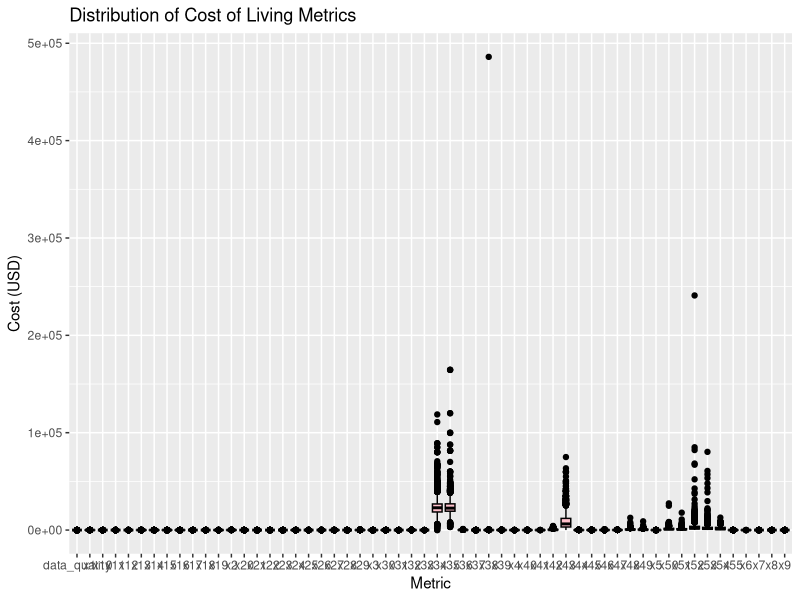

R code for this plot: (Note: this script raises an error after producing the figure.)
#Select the local working directory
#proj_directory <- "C:/Users/jadem/OneDrive/Desktop/BABD/Statistics/PersoProject/Statistics_Project/Data"
proj_directory <- "C:/Users/jadem/OneDrive/Desktop/BABD/Statistics/PersoProject/Statistics_Project/Data"
setwd(proj_directory)

#load packages
library(tidyverse)
library(dplyr)
library(ggplot2)

#Import data from local .csv
col_data <- read.csv("cost-of-living_v2.csv")

#EDA

#summary of what the dataset looks like
View(col_data)
str(col_data)
dim(col_data) # obs./row:4956  variables/columns:58
length(unique(col_data$country)) #215 distinct countries
summary(col_data)

#Index table explaining the meaning of each column label
index_table <- data.frame(
  column_name = c("city", "country", "x1", "x2", "x3", "x4", "x5", "x6", "x7", "x8", "x9", "x10", "x11", "x12", "x13", "x14", "x15", "x16", "x17", "x18", "x19", "x20", "x21", "x22", "x23", "x24", "x25", "x26", "x27", "x28", "x29", "x30", "x31", "x32", "x33", "x34", "x35", "x36", "x37", "x38", "x39", "x40", "x41", "x42", "x43", "x44", "x45", "x46", "x47", "x48", "x49", "x50", "x51", "x52", "x53", "x54", "x55", "data_quality"), 
  description = c("Name of the city","Name of the country","Meal, Inexpensive Restaurant (USD)","Meal for 2 People, Mid-range Restaurant, Three-course (USD)","McMeal at McDonalds (or Equivalent Combo Meal) (USD)","Domestic Beer (0.5 liter draught, in restaurants) (USD)","Imported Beer (0.33 liter bottle, in restaurants) (USD)","Cappuccino (regular, in restaurants) (USD)","Coke/Pepsi (0.33 liter bottle, in restaurants) (USD)","Water (0.33 liter bottle, in restaurants) (USD)","Milk (1 liter) (USD)","Loaf of Fresh White Bread (500g) (USD)","Rice (white), (1kg) (USD)","Eggs (regular) (12) (USD)","Local Cheese (1kg) (USD)","Chicken Fillets (1kg) (USD)","Beef Round (1kg) (or Equivalent Back Leg Red Meat) (USD)","Apples (1kg) (USD)","Banana (1kg) (USD)","Oranges (1kg) (USD)","Tomato (1kg) (USD)","Potato (1kg) (USD)","Onion (1kg) (USD)","Lettuce (1 head) (USD)","Water (1.5 liter bottle, at the market) (USD)","Bottle of Wine (Mid-Range, at the market) (USD)","Domestic Beer (0.5 liter bottle, at the market) (USD)","Imported Beer (0.33 liter bottle, at the market) (USD)","Cigarettes 20 Pack (Marlboro) (USD)","One-way Ticket (Local Transport) (USD)","Monthly Pass (Regular Price) (USD)","Taxi Start (Normal Tariff) (USD)","Taxi 1km (Normal Tariff) (USD)","Taxi 1hour Waiting (Normal Tariff) (USD)","Gasoline (1 liter) (USD)","Volkswagen Golf 1.4 90 KW Trendline (Or Equivalent New Car) (USD)","Toyota Corolla Sedan 1.6l 97kW Comfort (Or Equivalent New Car) (USD)","Basic (Electricity, Heating, Cooling, Water, Garbage) for 85m2 Apartment (USD)","1 min. of Prepaid Mobile Tariff Local (No Discounts or Plans) (USD)","Internet (60 Mbps or More, Unlimited Data, Cable/ADSL) (USD)","Fitness Club, Monthly Fee for 1 Adult (USD)","Tennis Court Rent (1 Hour on Weekend) (USD)","Cinema, International Release, 1 Seat (USD)","Preschool (or Kindergarten), Full Day, Private, Monthly for 1 Child (USD)","International Primary School, Yearly for 1 Child (USD)","1 Pair of Jeans (Levis 501 Or Similar) (USD)","1 Summer Dress in a Chain Store (Zara, H&M, …) (USD)","1 Pair of Nike Running Shoes (Mid-Range) (USD)","1 Pair of Men Leather Business Shoes (USD)","Apartment (1 bedroom) in City Centre (USD)","Apartment (1 bedroom) Outside of Centre (USD)","Apartment (3 bedrooms) in City Centre (USD)","Apartment (3 bedrooms) Outside of Centre (USD)","Price per Square Meter to Buy Apartment in City Centre (USD)","Price per Square Meter to Buy Apartment Outside of Centre (USD)","Average Monthly Net Salary (After Tax) (USD)","Mortgage Interest Rate in Percentages (%), Yearly, for 20 Years Fixed-Rate","0 if Numbeo considers that more contributors are needed to increase data quality, else 1"))

View(index_table)
subset(index_table, column_name=="x34") #Find one specific row given the column label, just replace "x34"

#Visualising the summary as boxplots -> Significant outliers for metrics x35, x38 and x52
library(tidyr)

col_data_long <- gather(col_data, key = "metric", value = "value", -city, -country)

ggplot(col_data_long, aes(x = metric, y = value)) +
  geom_boxplot(fill = "pink", color = "black") +
  labs(title = "Distribution of Cost of Living Metrics",
       x = "Metric", y = "Cost (USD)")

#check for missing values - Note: good quality data has no missing values
sum(is.na(col_data)) #45858 -> there are a lot of missing values to manage
AAA <- colSums(is.na(col_data)) #check by column 

#Do all variables miss the same amount of values? In %
tot <- nrow(col_data)
percent_AAA <- (AAA / tot) * 100
barplot(dec_percent_AAA)

#Imputation is discouraged for variables with +30% of data missing
  #x28 => 30% One-way Ticket (Local Transport)
  #x29 => 44% Monthly Pass (Transport) 
  #x40 => 48% Tennis Court Rent 
  #x43 => 33% International Primary School, Yearly for 1 Child
  #x51 => 30% Apartment (3 bedrooms) Outside of Centre 
  #x52 => 44% Price per Square Meter to Buy Apartment in City Centre
  #x53 => 46% Price per Square Meter to Buy Apartment Outside of Centre
#If removing the above values, variable x50 (29.8%) has no longer meaning
  
  #OPT 1: Dropping -  remove rows with any missing values
    col_data_dropna <- na.omit(col_data)
  
  #ANALYSIS
    sum(is.na(col_data_dropna)) #0 -> ideal
    dim(col_data_dropna) # obs./row:1278  variables/columns:58 -> lost over 3500 rows
    length(unique(col_data_dropna$country)) #150 distinct countries -> lost data for 65 countries
  
  #OPT 2: Dropping - rows with data_quality = 0
    col_data_drop0 <- subset(col_data, data_quality != 0)
  
  #ANALYSIS
    sum(is.na(col_data_drop0)) #270 -> significantly reduced number
    dim(col_data_drop0) # obs./row:923  variables/columns:58 -> lost over 4000 rows
    length(unique(col_data_drop0$country)) #146 distinct countries -> lost data for 69 countries
  
  #OPT 3: Imputation with Mean, Median or Mode -> Categorical columns do not have any missing values.
    col_imputed <- col_data #duplicating the data to avoid editing the og data.frame
    n_columns <- sapply(col_imputed, is.numeric) #select only numeric columns
    mean <- colMeans(col_imputed[, n_columns], na.rm = TRUE) #Numeric columns -> MEAN, MEDIAN cannot compute as the function doesn't work if there are missing values
    
    col_imputed[, n_columns] <- lapply(col_imputed[, n_columns], function(x) {
      is_na <- is.na(x)
      ifelse(is_na, ifelse(is.numeric(x), mean), x)
    })
      
  #ANALYSIS
    sum(is.na(col_imputed)) #0 -> perfect
    dim(col_imputed) # obs./row:4956  variables/columns:58 -> no rows lost
    summary(col_imputed) #compared to summary(col_data) -> distribution is heavily impacted as it now pulls towards itself. It also impacts relationships and correlations as the mean is not weighted. Aslo shoudl check it sensitivity against outliers.
    length(unique(col_imputed$country)) #215 distinct countries -> no lost countries
  
  #OPT 4: Imputation with Mean of data grouped by country
    library(magrittr) #so we can use the pipe operator %>%
    
    col_imputed_country <- col_data
    
    col_imputed_country <- col_imputed_country %>%
      group_by(country) %>%
      mutate(across(where(is.numeric), ~ifelse(is.na(.), mean(., na.rm = TRUE), .))) #Group by 'country' and calculate mean for each numeric column
    
  #ANALYSIS
    sum(is.na(col_imputed_country)) #698 -> we still have some missing values as some countries might only have 1 entry and there is no possibility to calculate the mean for those (e.g. Vatican City)
    dim(col_imputed_country) # obs./row:4956  variables/columns:58 -> no rows/columns lost
    summary(col_imputed_country) #compared to summary(col_imputed) -> 
    length(unique(col_imputed_country$country)) #215 distinct countries -> no lost countries
  
#Final Decision: Imputation with Mean of data grouped by country & Dropping missing values
library(magrittr) #so we can use the pipe operator %>%

col_imputed_country <- col_data
col_imputed_country <- col_imputed_country %>%
  group_by(country) %>%
  mutate(across(where(is.numeric), ~ifelse(is.na(.), mean(., na.rm = TRUE), .))) #Group by 'country' and calculate mean for each numeric column

col_imputed_na <- na.omit(col_imputed_country) #drop remaining missing values

data <- select(col_imputed_na, -x28, -x29, -x40, -x43, -x51, -x52, -x53) #Lastly remove from data the variables highlighted above as missing too many values for analysis.

View(data)
#ANALYSIS
sum(is.na(data)) #0
dim(data) # obs./row:4849  variables/columns:51 -> little rows/columns lost
summary(data) #compared to summary(col_imputed) -> distribution and relationships are impacted as it now pulls towards each country avg. 
length(unique(data$country)) #152 distinct countries -> 63 lost countries

#Visualising the summary of the imputed dataset as boxplots grouped by category
meal <- c("x1", "x2", "x3") #columns to visualise
meal1 <- data[, c("city", "country", meal)] #subset data to include only the specified columns
meal1_long <- gather(meal1, key = "metric", value = "value", -city, -country) #gather the subsetted data into key-value pairs

restaurants <- c("x4", "x5", "x6", "x7", "x8")
restaurants1 <- data[, c("city", "country", restaurants)]
restaurants1_long <- gather(restaurants1, key = "metric", value = "value", -city, -country)

markets <- c("x9", "x10", "x11", "x12", "x13", "x14", "x15", "x16", "x17", "x18", "x19", "x20", "x21", "x22", "x23", "x24", "x25", "x26", "x27")
markets1 <- data[, c("city", "country", markets)]
markets1_long <- gather(markets1, key = "metric", value = "value", -city, -country)

transportation <- c("x28", "x30", "x31", "x32", "x33")
transportation1 <- data[, c("city", "country", transportation)]
transportation1_long <- gather(transportation1, key = "metric", value = "value", -city, -country)

car <- c("x34", "x35")
car1 <- data[, c("city", "country", car)]
car1_long <- gather(car1, key = "metric", value = "value", -city, -country)

utilities <- c("x36", "x37", "x38")
utilities1 <- data[, c("city", "country", utilities)]
utilities1_long <- gather(utilities1, key = "metric", value = "value", -city, -country)

sports_and_leisure <- c("x39", "x41")
sports_and_leisure1 <- data[, c("city", "country", sports_and_leisure)]
sports_and_leisure1_long <- gather(sports_and_leisure1, key = "metric", value = "value", -city, -country)

childcare <- c("x42")
childcare1 <- data[, c("city", "country", childcare)]
childcare1_long <- gather(childcare1, key = "metric", value = "value", -city, -country)

clothing_and_shoes <- c("x44", "x45", "x46", "x47")
clothing_and_shoes1 <- data[, c("city", "country", clothing_and_shoes)]
clothing_and_shoes1_long <- gather(clothing_and_shoes1, key = "metric", value = "value", -city, -country)

rent_per_month <- c("x48", "x49", "x50", "x51")
rent_per_month1 <- data[, c("city", "country", rent_per_month)]
rent_per_month1_long <- gather(rent_per_month1, key = "metric", value = "value", -city, -country)

salaries_and_financing <- c("x54", "x55")
salaries_and_financing1 <- data[, c("city", "country", salaries_and_financing)]
salaries_and_financing1_long <- gather(salaries_and_financing1, key = "metric", value = "value", -city, -country)

#Plots
meal_plot <- ggplot(meal1_long, aes(x = metric, y = value)) +
  geom_boxplot(fill = "grey", color = "black") +
  labs(title = "Distribution of Restaurant Meals Metrics",
       x = "Metric", y = "Cost (USD)")

restaurant_plot <- ggplot(restaurants1_long, aes(x = metric, y = value)) +
  geom_boxplot(fill = "pink", color = "black") +
  labs(title = "Distribution of Restaurants Drinks Metrics",
       x = "Metric", y = "Cost (USD)")

market_plot <- ggplot(markets1_long, aes(x = metric, y = value)) +
  geom_boxplot(fill = "lightblue", color = "black") +
  labs(title = "Distribution of Markets Metrics",
       x = "Metric", y = "Cost (USD)")

transport_plot <- ggplot(transportation1_long, aes(x = metric, y = value)) +
  geom_boxplot(fill = "red", color = "black") +
  labs(title = "Distribution of Transportation Metrics",
       x = "Metric", y = "Cost (USD)")

car_plot <- ggplot(car1_long, aes(x = metric, y = value)) +
  geom_boxplot(fill = "white", color = "black") +
  labs(title = "Distribution of Car Metrics",
       x = "Metric", y = "Cost (USD)")

utilities_plot <- ggplot(utilities1_long, aes(x = metric, y = value)) + 
  geom_boxplot(fill = "orange", color = "black") +
  labs(title = "Distribution of Utilities Metrics",
       x = "Metric", y = "Cost (USD)")

sport_plot <- ggplot(sports_and_leisure1_long, aes(x = metric, y = value)) +
  geom_boxplot(fill = "lightgreen", color = "black") +
  labs(title = "Distribution of Sports And Leisure Metrics",
       x = "Metric", y = "Cost (USD)")

childcare_plot <- ggplot(childcare1_long, aes(x = metric, y = value)) +
  geom_boxplot(fill = "yellow", color = "black") +
  labs(title = "Distribution of Childcare Metrics",
       x = "Metric", y = "Cost (USD)")

clothing_plot <- ggplot(clothing_and_shoes1_long, aes(x = metric, y = value)) +
  geom_boxplot(fill = "purple", color = "black") +
  labs(title = "Distribution of Clothing And Shoes Metrics",
       x = "Metric", y = "Cost (USD)")

rent_plot <- ggplot(rent_per_month1_long, aes(x = metric, y = value)) + #Seoul and Shanghai are outliers they might be mistakes
  geom_boxplot(fill = "green", color = "black") +
  labs(title = "Distribution of Rent Per Month Metrics",
       x = "Metric", y = "Cost (USD)")

salary_plot <- ggplot(salaries_and_financing1_long, aes(x = metric, y = value)) + #Seoul salary outlier again, this might be another error
  geom_boxplot(fill = "violet", color = "black") +
  labs(title = "Distribution of Salaries And Financing Metrics",
       x = "Metric", y = "Cost (USD)")

#Formatting for the plots to be displayed in a grid
#par(mfrow = c(3, 4)) -> this command works for base R plots, but not for ggplot2 plots
library(patchwork)
meal_plot + restaurant_plot + market_plot + transport_plot + car_plot + utilities_plot + sport_plot + childcare_plot + clothing_plot + rent_plot + salary_plot

#ANALYSIS

#ANALYSIS -> Outliers present in x2, x4, x15, x32, x35, x36, x39, x46, x50, x51, x52, x54
  #x2 Meal for 2 People, Mid-range -> Mendrisio, Switzerland USD 213.69 -> considering that this looks at mid-range restaurants the price can be accepted (despite it being on the higher end)
  #x4 Domestic Beer (in restaurant) -> Al Wakrah, Qatar USD 20.60 -> cost of beer tends to be higher in countries whose majority of the population is Muslim due to scarcity and high avg cost of living
  #x15 Beef Round (1kg) -> top outliers are both cities from Switzerland 
  #x32 Taxi 1hour Waiting (Normal Tariff) -> Niamay, Nigeria -> False data
  #x34, x35 New cars -> outliers are both Iranian cities, the cost of owning a car compared to the rest of the cost of living doesn't seem to match
  #x39 Fitness Club -> outliers are oultindish, not sure they can be relied on
  #x46 Fitenss shoes -> 900+USD for a pair of common running shoes seems outlandish for any country?
  #x50 Apartment (3 bedrooms) in City Centre -> Seoul + Shanghai
  #x51 Apartment (3 bedrooms) Outside of Centre -> Kermanshah,	Iran this doesn't seem correct
  #x54 Average Monthly Net Salary (After Tax) -> Schaan, Liechtenstein, the country is so small that for analysis purposes I think we can disregard this

#ACTIONS -> Trim outliers for x15 (top 2), x32(top 1), x39 (top 2), x46 (top 2), x50 (top 2), x51 (top 1)

#Other considerations
  #in original analysis Solomon islands outlier in internet -> false data. I wonder if any of the utilities data is reliable.
  #Niamey, Niger -> the categorical data seems incorrect, we might need to manually fact check this row -> incorrect values x32, x34, x37, x38
  #Countries such as Greenland might simply lack the information for certain values (eg cars) so results should be taking this factors into consideration.